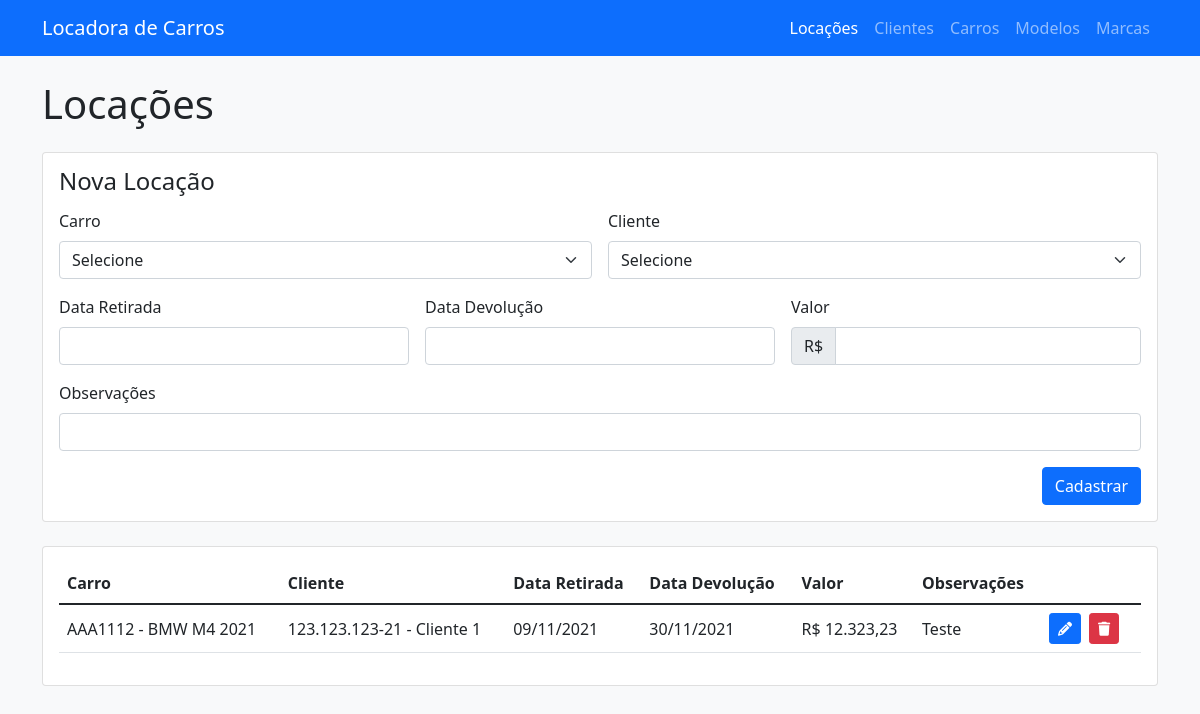
/locacoes/, run on an earlier commit of the app's database.
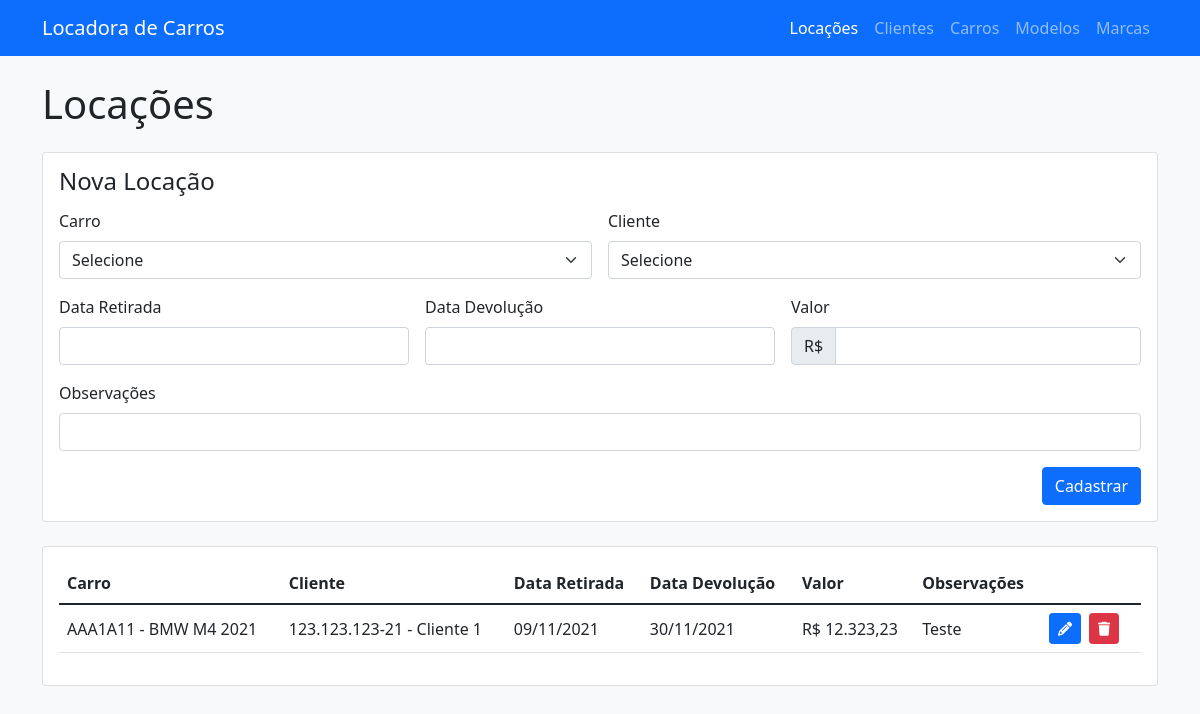
And on a later commit of the database.
### Apps/Locacoes/models.py (models this page shows, shortened)
class Locacao(models.Model):
    carro = models.ForeignKey(carro_models.Carro, on_delete=models.CASCADE)
    cliente = models.ForeignKey(cliente_models.Cliente, on_delete=models.CASCADE)
    data_retirada = models.DateField()
    data_devolucao = models.DateField()
    valor = models.CharField(max_length=50)
    observacoes = models.CharField(max_length=200)

### Apps/Carros/models.py (models this page shows)
class Carro(models.Model):
    placa = models.CharField(max_length=7)
    modelo = models.ForeignKey(modelo_models.Modelo, on_delete=models.CASCADE)
    ano = models.CharField(max_length=20)
    cor = models.CharField(max_length=20)
    descricao = models.CharField(max_length=200)
    observacoes = models.CharField(max_length=200)
    def __str__(self):
        texto = '{0} - {1} {2}'
        return texto.format(self.placa, self.modelo, self.ano)

### Apps/Modelos/models.py (models this page shows)
class Modelo(models.Model):
    nome = models.CharField(max_length=50)
    marca = models.ForeignKey(marca_models.Marca, on_delete=models.CASCADE)
    descricao = models.CharField(max_length=200)
    def __str__(self):
        texto = '{0} {1}'
        return texto.format(self.marca.nome, self.nome)

### Apps/Marcas/models.py (models this page shows, shortened)
class Marca(models.Model):
    nome = models.CharField(max_length=50)
    descricao = models.CharField(max_length=200)

### Apps/Clientes/models.py (models this page shows)
class Cliente(models.Model):
    nome = models.CharField(max_length=100)
    cpf = models.CharField(max_length=14)
    email = models.CharField(max_length=100)
    telefone = models.CharField(max_length=15)
    def __str__(self):
        texto = '{0} - {1}'
        return texto.format(self.cpf, self.nome)

### Apps/Locacoes/views.py (the view)
# urls.py: path('', views.listarLocacoes, name='locacoes'),
def listarLocacoes(request):
    listaDeLocacoes = Locacao.objects.all()
    listaDeCarros = carro_models.Carro.objects.all()
    listaDeClientes = cliente_models.Cliente.objects.all()
    return render(request, 'locacoes/index.html', {
        'locacoes': listaDeLocacoes,
        'carros': listaDeCarros,
        'clientes': listaDeClientes,
    })

### templates/locacoes/index.html (shortened to what the changed rows need)
{% extends '../base.html' %}
{% block content %}
    <h1>Locações</h1>
    <div class="card my-4">
        <div class="card-body">
            <h2 class="d-flex justify-content-between mb-3 fs-4 lh-1">
                {% if locacao %}
                    <span>Editar Locação</span> <a href="/locacoes" class="fs-6 text-danger text-decoration-none">Cancelar</a>
                {% else %}
                    Nova Locação
                {% endif %}
            </h2>
        </div>
    </div>
    <div class="card">
        <div class="card-body">
            <table class="table table-hover">
                <thead>
                    <tr>
                        <th scope="col">Carro</th>
                        <th scope="col">Cliente</th>
                        <th scope="col">Data Retirada</th>
                        <th scope="col">Data Devolução</th>
                        <th scope="col">Valor</th>
                        <th scope="col">Observações</th>
                        <th scope="col"></th>
                    </tr>
                </thead>
                <tbody>
                    {% for locacao in locacoes %}
                    <tr valign="middle">
                        <td>{{ locacao.carro }}</td>
                        <td>{{ locacao.cliente }}</td>
                        <td>{{ locacao.data_retirada|date:'d/m/Y' }}</td>
                        <td>{{ locacao.data_devolucao|date:'d/m/Y' }}</td>
                        <td>R$ {{ locacao.valor }}</td>
                        <td>{{ locacao.observacoes }}</td>
                        <td width="100px">
                            <div class="d-flex gap-2">
                                <a href="/locacoes/{{ locacao.id }}" class="btn btn-sm btn-primary" title="Editar">
                                    <i class="fas fa-pencil-alt"></i>
                                </a>
                                <button data-bs-toggle="modal" data-bs-target="#aviso-deletar" data-href="/locacoes/deletar/{{ locacao.id }}"
                                    class="btn btn-sm btn-danger" title="Remover">
                                    <i class="fas fa-trash"></i>
                                </button>
                            </div>
                        </td>
                    </tr>
                    {% endfor %}
                </tbody>
            </table>
        </div>
    </div>
{% endblock %}

What changed in the data, as far as the page shows it:
changed through a linked row, Locacao "Teste": carro "AAA1112 - BMW M4 2021" → "AAA1A11 - BMW M4 2021"
